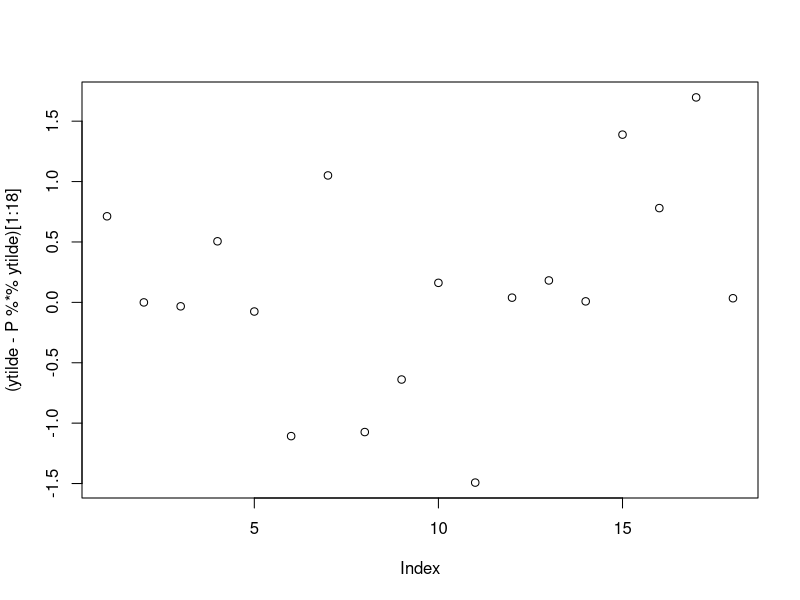
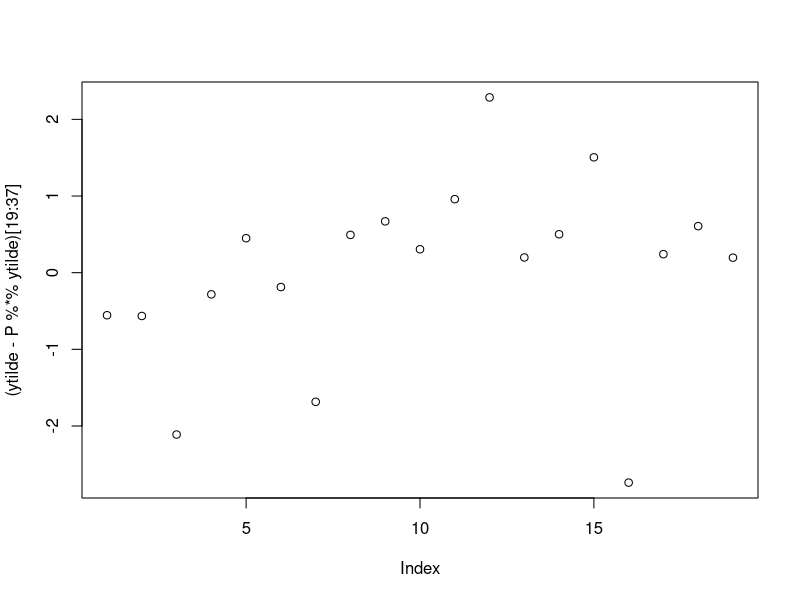

Write the R code that produced these figures, in order.
library("pracma")
Sigma=read.table("Sigmany.txt")
Sigma=as.matrix(Sigma)
R=read.table("Cny.txt")
R=as.matrix(R)
X=read.table("D.txt")
X=as.matrix(X)
effekt=read.table("effekt.txt")
effekt=as.matrix(effekt)
y=c(effekt/400,400)
invsqrtSigma=solve(sqrt(Sigma))
ytilde=invsqrtSigma%*%y
Xtilde=invsqrtSigma%*%X
XTX=t(Xtilde)%*%Xtilde
Nulm=matrix(rep(0,676),26,26)
A=matrix(c(rbind(XTX,R),rbind(t(R),Nulm)),63,63)
Ainv=solve(A)
Beta=Ainv%*%c(t(Xtilde)%*%ytilde,rep(0,26))
Beta[1:37]#Her er det første estimat for strømstyrker og spændinger i hele netværket:
for(i in 1:50)
{
  y=c(effekt/c(Beta[21:22],Beta[25],Beta[27],Beta[29],Beta[31],Beta[33],Beta[35:37]),400)
  Sigma=diag((y*0.01)^2)
  invsqrtSigma=solve(sqrt(Sigma))
  ytilde=invsqrtSigma%*%y
  Xtilde=invsqrtSigma%*%X
  XTX=t(Xtilde)%*%Xtilde
  A=matrix(c(rbind(XTX,R),rbind(t(R),Nulm)),63,63)
  Ainv=solve(A)
  Beta=Ainv%*%c(t(Xtilde)%*%ytilde,rep(0,26))
}
y=rnorm(37,mean=Beta[1:37],sd=abs(Beta[1:37])*0.01)
Sigma=diag((y*0.01)^2)
X=diag(1,37)
invsqrtSigma=solve(sqrt(Sigma))
ytilde=invsqrtSigma%*%y
Xtilde=invsqrtSigma%*%X
XTX=t(Xtilde)%*%Xtilde
A=matrix(c(rbind(XTX,R),rbind(t(R),Nulm)),63,63)
Ainv=solve(A)
Beta2=Ainv%*%c(t(Xtilde)%*%ytilde,rep(0,26))
y
Beta[1:37]
konf=matrix(rep(0,74),37,2)
for(i in 1:37)
{
  konf[i,1]=Beta2[i]-1.959963984540*sqrt(Ainv[i,i])
  konf[i,2]=Beta2[i]+1.959963984540*sqrt(Ainv[i,i])
}
konf#Konfidensintervaller for spændingerne:
#determinationskoefficient udregnes:
P=Xtilde%*%Ainv[1:37,1:37]%*%t(Xtilde)
mu=P%*%ytilde
V=c()
for (i in 1:length(ytilde)){
  V=c(V,(ytilde[i]-mu[i])^2)
}
sum(V)
V2=c()
for (i in 1:length(ytilde)){
  V2=c(V2,(ytilde[i]-(sum(ytilde)/length(ytilde)))^2)
}
R2<-1-(sum(V)/sum(V2))
R2
#Vi plotter residualer:
res0=ytilde-P%*%ytilde
plot((ytilde-P%*%ytilde)[1:18])#strømstyrker
plot((ytilde-P%*%ytilde)[19:37])#spændinger
#Indfører målefejl, og tester om den kan detekteres med standardiserede residualer:
y[29]=440
ytilde=invsqrtSigma%*%y
P=Xtilde%*%Ainv[1:37,1:37]%*%t(Xtilde)
v=c()
for(i in 1:length(y))
{
  v=c(v,(ytilde[i]-(P%*%ytilde)[i])/sqrt(1-P[i,i]))
}
v
#For spændinger kan vi sige nøjagtig hvilken knude, der er målefejl ved. For strømstyrker kan vi kun sige hvilken del af træet fejlen er i.


# #Da der er store residualer i 1,2,3 indgang prøver vi at fjerne dem én efter én, og tjekker, om det giver bedre residualer:
# #Fjerner den førstemåling:
# Xny=X[-1,]
# Sigmany=Sigma[-1,-1]
# yny=y[-1]
# invsqrtSigmany=solve(sqrt(Sigmany))
# ytildeny=invsqrtSigmany%*%yny
# Xtildeny=invsqrtSigmany%*%Xny
# XTXny=t(Xtildeny)%*%Xtildeny
# Any=matrix(c(rbind(XTXny,R),rbind(t(R),Nulm)),63,63)
# Ainvny=solve(Any)
# Betany=Ainvny%*%c(t(Xtildeny)%*%ytildeny,rep(0,26))
# Pny=Xtildeny%*%Ainvny[1:37,1:37]%*%t(Xtildeny)
# v=c()
# for(i in 1:length(yny))
# {
#   v=c(v,(ytildeny[i]-(Pny%*%ytildeny)[i])/sqrt(1-Pny[i,i]))
# }
# v
# #Stadig store residualer, så vi fjerner den anden måling i stedet:
# Xny=X[-2,]
# Sigmany=Sigma[-2,-2]
# yny=y[-2]
# invsqrtSigmany=solve(sqrt(Sigmany))
# ytildeny=invsqrtSigmany%*%yny
# Xtildeny=invsqrtSigmany%*%Xny
# XTXny=t(Xtildeny)%*%Xtildeny
# Any=matrix(c(rbind(XTXny,R),rbind(t(R),Nulm)),63,63)
# Ainvny=solve(Any)
# Betany=Ainvny%*%c(t(Xtildeny)%*%ytildeny,rep(0,26))
# Pny=Xtildeny%*%Ainvny[1:37,1:37]%*%t(Xtildeny)
# v=c()
# for(i in 1:length(yny))
# {
#   v=c(v,(ytildeny[i]-(Pny%*%ytildeny)[i])/sqrt(1-Pny[i,i]))
# }
# v